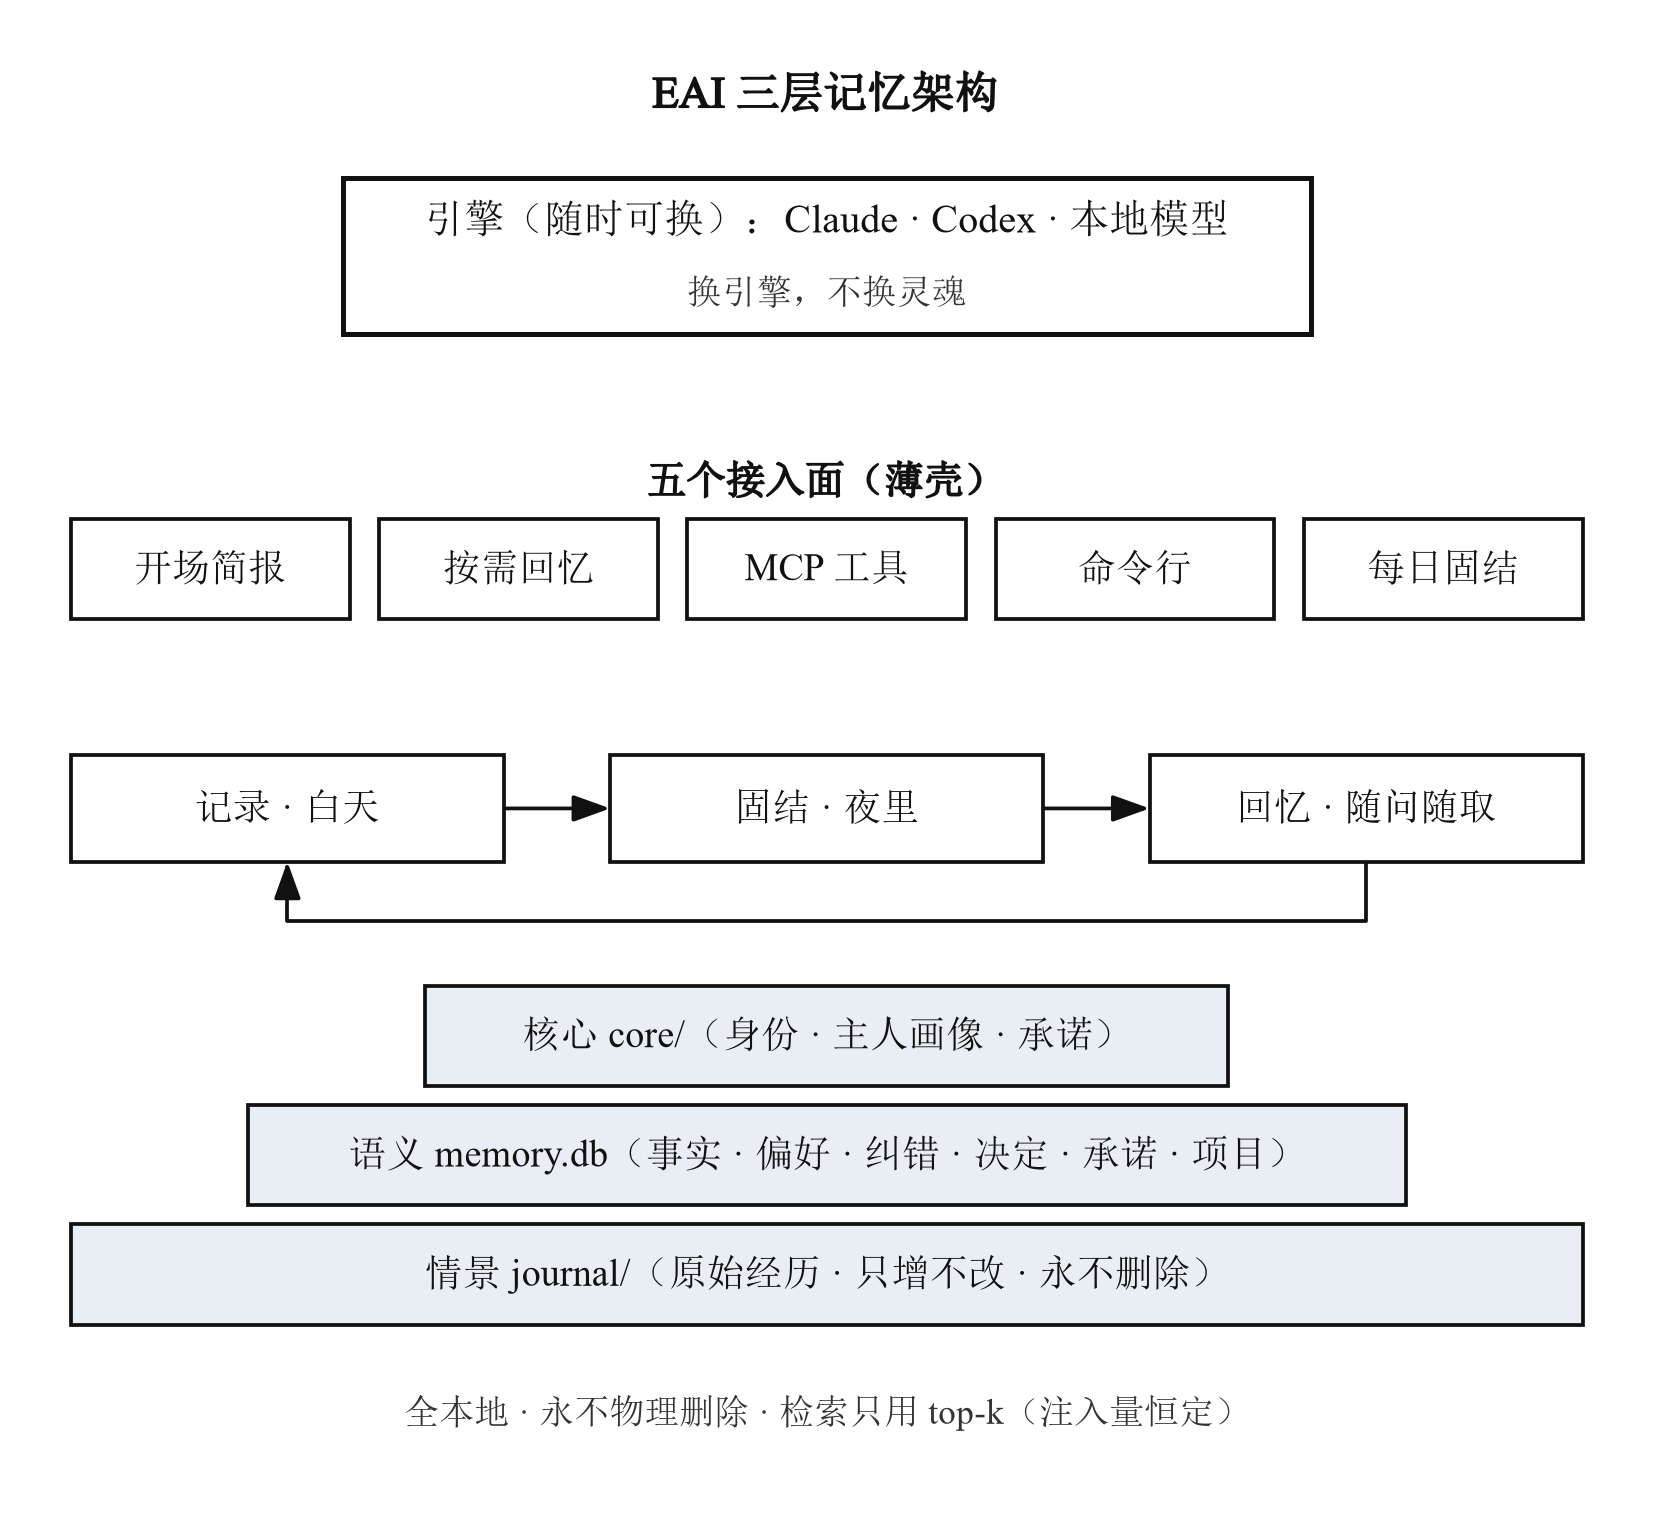

Write the Python code that produced this figure.
# -*- coding: utf-8 -*-
"""
图 1「EAI 三层记忆架构」矢量框图
生成：fig1_architecture.pdf / fig1_architecture.png（与本脚本同目录）

版式：画布宽 14 cm，坐标 1 单位 = 1 cm（物理尺寸精确控制）
字体：中文 = 宋体（simsun.ttc），西文 = Times New Roman；宋体无粗体，标题用描边模拟加粗
配色：黑/深灰线框白底，唯一浅色填充 #E9EEF4（仅用于三层记忆）
自检：文字不出框 / 文字两两不重叠 / 不越界，任何一项不过会在输出里报告
运行：python fig1_architecture.py
"""
from pathlib import Path

import matplotlib
matplotlib.use("Agg")
import matplotlib.patheffects as pe
import matplotlib.pyplot as plt
from matplotlib import font_manager as fm
from matplotlib.patches import FancyArrowPatch, Rectangle
from matplotlib.path import Path as MPath

# ---------- 字体 ----------
fm.fontManager.addfont(r"C:\Windows\Fonts\simsun.ttc")
fm.fontManager.addfont(r"C:\Windows\Fonts\times.ttf")
plt.rcParams.update({
    "font.family": ["Times New Roman", "SimSun"],
    "pdf.fonttype": 42,
})

# ---------- 常量 ----------
W, H = 14.0, 12.9            # 画布（cm）
M = 0.6                      # 四周留白（cm）
CW = W - 2 * M               # 内容宽
CX = W / 2                   # 中轴
INK = "#111111"              # 近黑：线框与文字
NOTE = "#333333"             # 深灰：小字注
FILL = "#E9EEF4"             # 唯一浅色填充（三层记忆）
LW = 0.9                     # 常规框线（pt）
LW_BIG = 1.2                 # 引擎大盒框线
STROKE = [pe.withStroke(linewidth=0.45, foreground=INK)]   # 宋体无粗体：描边模拟加粗

fig = plt.figure(figsize=(W / 2.54, H / 2.54))
fig.patch.set_facecolor("white")
ax = fig.add_axes([0, 0, 1, 1])
ax.set_xlim(0, W)
ax.set_ylim(0, H)
ax.axis("off")

boxed = []   # [(文字, 所属外框)]，供“文字不出框”自检


def box(x, y, w, h, fill="white", lw=LW):
    r = Rectangle((x, y), w, h, facecolor=fill, edgecolor=INK, linewidth=lw, zorder=2)
    ax.add_patch(r)
    return r


def txt(x, y, s, size=9.0, color=INK, bold=False, rotation=0):
    t = ax.text(x, y, s, fontsize=size, color=color, ha="center", va="center",
                rotation=rotation, zorder=3)
    if bold:
        t.set_path_effects(STROKE)
    return t


def boxed_txt(x, y, w, h, s, size=9.0, color=INK, bold=False, fill="white", lw=LW):
    r = box(x, y, w, h, fill=fill, lw=lw)
    t = txt(x + w / 2, y + h / 2, s, size=size, color=color, bold=bold)
    boxed.append((t, r))
    return t


def arrow(p, q, ms=15.0):
    ax.add_patch(FancyArrowPatch(p, q, arrowstyle="-|>,head_length=0.5,head_width=0.18",
                                 mutation_scale=ms, lw=LW, color=INK,
                                 shrinkA=0, shrinkB=0, zorder=1))


def polyarrow(pts, ms=15.0):
    ax.add_patch(FancyArrowPatch(path=MPath(pts),
                                 arrowstyle="-|>,head_length=0.5,head_width=0.18",
                                 mutation_scale=ms, lw=LW, color=INK, zorder=1))


# ================= 排版（自顶向下） =================
y = H

# ---- 标题 ----
y -= M + 0.20
txt(CX, y, "EAI 三层记忆架构", size=10.5, bold=True)
y -= 0.21 + 0.50

# ---- L1 引擎（随时可换） ----
l1w, l1h = 8.2, 1.32
r1 = box(CX - l1w / 2, y - l1h, l1w, l1h, lw=LW_BIG)
t1a = txt(CX, y - l1h / 2 + 0.30, "引擎（随时可换）：Claude · Codex · 本地模型", size=9.5)
t1b = txt(CX, y - l1h / 2 - 0.32, "换引擎，不换灵魂", size=8.5, color=NOTE)
boxed += [(t1a, r1), (t1b, r1)]
y -= l1h + 1.05

# ---- L2 五个接入面（薄壳） ----
y -= 0.20
txt(CX, y, "五个接入面（薄壳）", size=9.5, bold=True)
y -= 0.20 + 0.12
l2h, l2g = 0.85, 0.25
l2w = (CW - 4 * l2g) / 5
for i, s in enumerate(["开场简报", "按需回忆", "MCP 工具", "命令行", "每日固结"]):
    boxed_txt(M + i * (l2w + l2g), y - l2h, l2w, l2h, s)
y -= l2h + 1.15

# ---- L3 三循环（记录 → 固结 → 回忆，带回流线） ----
l3h, l3g = 0.90, 0.90
l3w = (CW - 2 * l3g) / 3
l3x = [M + i * (l3w + l3g) for i in range(3)]
ym = y - l3h / 2
for x0, s in zip(l3x, ["记录 · 白天", "固结 · 夜里", "回忆 · 随问随取"]):
    boxed_txt(x0, y - l3h, l3w, l3h, s)
arrow((l3x[0] + l3w, ym), (l3x[1], ym))
arrow((l3x[1] + l3w, ym), (l3x[2], ym))
# 回流线：回忆 → 记录（构成回路）
cx_rec = l3x[0] + l3w / 2
cx_mem = l3x[2] + l3w / 2
y_dip = y - l3h - 0.50
polyarrow([(cx_mem, y - l3h), (cx_mem, y_dip), (cx_rec, y_dip), (cx_rec, y - l3h)])
y -= l3h + 0.50 + 0.55

# ---- L4 三层记忆（上窄下宽） ----
l4h, l4g = 0.85, 0.16
for s, w in [("核心 core/（身份 · 主人画像 · 承诺）", 6.8),
             ("语义 memory.db（事实 · 偏好 · 纠错 · 决定 · 承诺 · 项目）", 9.8),
             ("情景 journal/（原始经历 · 只增不改 · 永不删除）", 12.8)]:
    boxed_txt(CX - w / 2, y - l4h, w, l4h, s, fill=FILL)
    y -= l4h + l4g
y += l4g

# ---- 底部小字 ----
y -= 0.20 + 0.55
txt(CX, y, "全本地 · 永不物理删除 · 检索只用 top-k（注入量恒定）", size=8.5, color=NOTE)

# ================= 自检 =================
fig.canvas.draw()
rend = fig.canvas.get_renderer()
problems = []

# 1) 文字不出框（文字与所属外框的四边间距 ≥ 1.5 px）
for t, r in boxed:
    tb, rb = t.get_window_extent(rend), r.get_window_extent(rend)
    for name, d in (("左", tb.x0 - rb.x0), ("右", rb.x1 - tb.x1),
                    ("下", tb.y0 - rb.y0), ("上", rb.y1 - tb.y1)):
        if d < 1.5:
            problems.append(f"出框风险：{t.get_text()!r} 距框{name}边仅 {d:.1f}px")

# 2) 文字两两不重叠
texts = list(ax.texts)
for i in range(len(texts)):
    for j in range(i + 1, len(texts)):
        a = texts[i].get_window_extent(rend)
        b = texts[j].get_window_extent(rend)
        ox = min(a.x1, b.x1) - max(a.x0, b.x0)
        oy = min(a.y1, b.y1) - max(a.y0, b.y0)
        if ox > 1.0 and oy > 1.0:
            problems.append(f"文字重叠：{texts[i].get_text()!r} × {texts[j].get_text()!r}")

# 3) 不越界（距画布边缘 ≥ 7 px ≈ 0.18 cm）
fw, fh = fig.get_size_inches() * fig.dpi
for t in texts:
    b = t.get_window_extent(rend)
    if b.x0 < 7 or b.x1 > fw - 7 or b.y0 < 7 or b.y1 > fh - 7:
        problems.append(f"越界：{t.get_text()!r}")

print("图1 自检：", "通过（文字不出框 / 无重叠 / 不越界）" if not problems else "发现问题 ——")
for p in problems:
    print("  -", p)

# ================= 输出 =================
out = Path(__file__).resolve().parent
fig.savefig(out / "fig1_architecture.pdf")
fig.savefig(out / "fig1_architecture.png", dpi=300)
print("已生成：", out / "fig1_architecture.pdf")
print("已生成：", out / "fig1_architecture.png")
